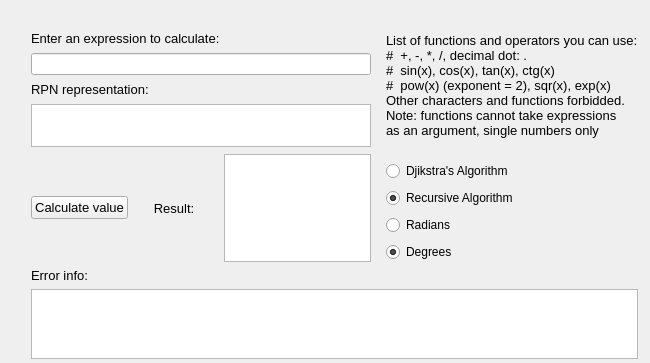
<?xml version="1.0" encoding="UTF-8"?>
<ui version="4.0">
 <class>MainWindow</class>
 <widget class="QMainWindow" name="MainWindow">
  <property name="geometry">
   <rect>
    <x>0</x>
    <y>0</y>
    <width>650</width>
    <height>363</height>
   </rect>
  </property>
  <property name="windowTitle">
   <string>Math Parser</string>
  </property>
  <widget class="QWidget" name="centralWidget">
   <widget class="QWidget" name="gridLayoutWidget_2">
    <property name="geometry">
     <rect>
      <x>20</x>
      <y>20</y>
      <width>629</width>
      <height>350</height>
     </rect>
    </property>
    <layout class="QGridLayout" name="gridLayout_2">
     <item row="2" column="0">
      <widget class="QTextBrowser" name="error_box"/>
     </item>
     <item row="1" column="0">
      <widget class="QLabel" name="label_5">
       <property name="font">
        <font>
         <pointsize>10</pointsize>
        </font>
       </property>
       <property name="text">
        <string>Error info:</string>
       </property>
      </widget>
     </item>
     <item row="0" column="0">
      <layout class="QGridLayout" name="gridLayout">
       <property name="sizeConstraint">
        <enum>QLayout::SetNoConstraint</enum>
       </property>
       <property name="horizontalSpacing">
        <number>15</number>
       </property>
       <property name="verticalSpacing">
        <number>7</number>
       </property>
       <item row="7" column="3" rowspan="2">
        <widget class="QRadioButton" name="Radians_Button">
         <property name="enabled">
          <bool>true</bool>
         </property>
         <property name="text">
          <string>Radians</string>
         </property>
         <property name="checked">
          <bool>false</bool>
         </property>
         <attribute name="buttonGroup">
          <string notr="true">buttonGroup</string>
         </attribute>
        </widget>
       </item>
       <item row="9" column="3">
        <widget class="QRadioButton" name="Degrees_Button">
         <property name="text">
          <string>Degrees</string>
         </property>
         <property name="checked">
          <bool>true</bool>
         </property>
         <attribute name="buttonGroup">
          <string notr="true">buttonGroup</string>
         </attribute>
        </widget>
       </item>
       <item row="1" column="0" colspan="3">
        <widget class="QLineEdit" name="infix_box"/>
       </item>
       <item row="3" column="0" colspan="3">
        <widget class="QTextBrowser" name="rpn_box"/>
       </item>
       <item row="4" column="2" rowspan="6">
        <widget class="QTextBrowser" name="result_box">
         <property name="enabled">
          <bool>true</bool>
         </property>
        </widget>
       </item>
       <item row="4" column="1" rowspan="6">
        <widget class="QLabel" name="label_3">
         <property name="font">
          <font>
           <pointsize>10</pointsize>
          </font>
         </property>
         <property name="text">
          <string>   Result:    </string>
         </property>
        </widget>
       </item>
       <item row="2" column="0" colspan="3">
        <widget class="QLabel" name="label_2">
         <property name="font">
          <font>
           <pointsize>10</pointsize>
          </font>
         </property>
         <property name="text">
          <string>RPN representation:</string>
         </property>
        </widget>
       </item>
       <item row="0" column="0" colspan="3">
        <widget class="QLabel" name="label">
         <property name="font">
          <font>
           <pointsize>10</pointsize>
          </font>
         </property>
         <property name="text">
          <string>Enter an expression to calculate:</string>
         </property>
        </widget>
       </item>
       <item row="0" column="3" rowspan="5">
        <widget class="QLabel" name="label_4">
         <property name="font">
          <font>
           <pointsize>10</pointsize>
          </font>
         </property>
         <property name="text">
          <string>List of functions and operators you can use:
#  +, -, *, /, decimal dot: .
#  sin(x), cos(x), tan(x), ctg(x)
#  pow(x) (exponent = 2), sqr(x), exp(x)
Other characters and functions forbidded.
Note: functions cannot take expressions
as an argument, single numbers only
</string>
         </property>
        </widget>
       </item>
       <item row="4" column="0" rowspan="6">
        <widget class="QPushButton" name="run">
         <property name="font">
          <font>
           <pointsize>10</pointsize>
          </font>
         </property>
         <property name="text">
          <string>Calculate value</string>
         </property>
        </widget>
       </item>
       <item row="6" column="3">
        <widget class="QRadioButton" name="Recursive_Button">
         <property name="text">
          <string>Recursive Algorithm</string>
         </property>
         <property name="checked">
          <bool>true</bool>
         </property>
         <attribute name="buttonGroup">
          <string notr="true">buttonGroup_2</string>
         </attribute>
        </widget>
       </item>
       <item row="5" column="3">
        <widget class="QRadioButton" name="Djikstra_Button">
         <property name="text">
          <string>Djikstra's Algorithm</string>
         </property>
         <attribute name="buttonGroup">
          <string notr="true">buttonGroup_2</string>
         </attribute>
        </widget>
       </item>
      </layout>
     </item>
    </layout>
   </widget>
  </widget>
 </widget>
 <layoutdefault spacing="6" margin="11"/>
 <resources/>
 <connections/>
 <buttongroups>
  <buttongroup name="buttonGroup"/>
  <buttongroup name="buttonGroup_2"/>
 </buttongroups>
</ui>
